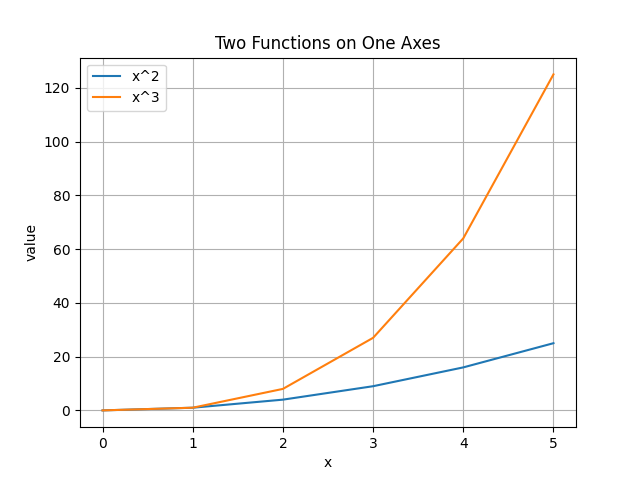

Here is the Python script that generated this plot:
import matplotlib.pyplot as plt

x = [0, 1, 2, 3, 4, 5]
y1 = [0, 1, 4, 9, 16, 25]
y2 = [0, 1, 8, 27, 64, 125]

plt.plot(x, y1, label="x^2")
plt.plot(x, y2, label="x^3")

plt.title("Two Functions on One Axes")
plt.xlabel("x")
plt.ylabel("value")
plt.grid(True)
plt.legend()
plt.show()
